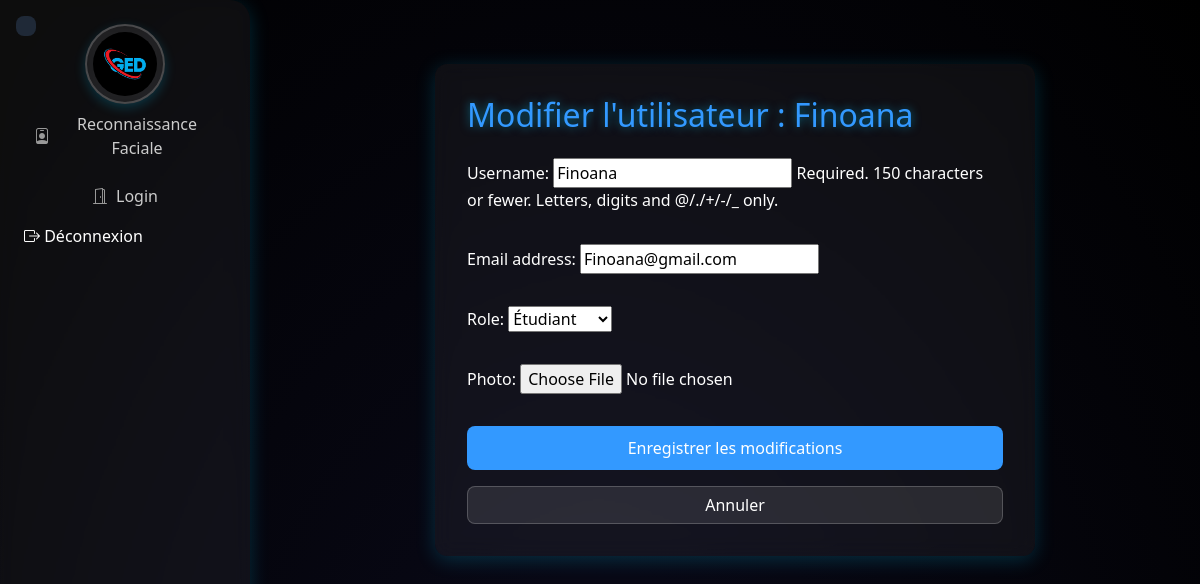
The page /ged/admin/edit_user/5/ (signed in) on the database its author committed.
### app/models.py (models this page shows, shortened)
class CustomUser(AbstractUser):
    ROLE_CHOICES = [
        ('admin', 'Administrateur'),
        ('prof', 'Professeur'),
        ('secretariat', 'Secrétariat'),
        ('etudiant', 'Étudiant'),
    ]
    role = models.CharField(max_length=20, choices=[('etudiant', 'Étudiant'), ('prof', 'Professeur')], default='etudiant')
    photo = models.ImageField(upload_to="photos_users/",blank=True, null=True)

### app/views.py (the view)
# urls.py: path('admin/edit_user/<int:user_id>/', views.edit_user, name='edit_user'),
@login_required
def edit_user(request, user_id):
    if request.user.role != 'admin':
        return HttpResponseForbidden("Accès interdit.")
    CustomUser = get_user_model()
    user = get_object_or_404(CustomUser, id=user_id)
    if request.method == 'POST':
        form = UserUpdateForm(request.POST, instance=user)
        if form.is_valid():
            form.save()
            return redirect('admin_dashboard')
    else:
        form = UserUpdateForm(instance=user)
    return render(request, 'app/edit_user.html', {
        'form': form,
        'user_to_edit': user
    })

### app/forms.py
class UserUpdateForm(forms.ModelForm):
    class Meta:
        model = CustomUser
        fields = ['username', 'email', 'role','photo']

### app/templates/app/edit_user.html (shortened to what this page needs)
{% extends 'app/base.html' %}
{% load static %}
{% block extra_css %}
<link rel="stylesheet" href="https://cdn.jsdelivr.net/npm/bootstrap-icons@1.10.5/font/bootstrap-icons.css">
<link href="https://cdn.jsdelivr.net/npm/bootstrap@5.3.0/dist/css/bootstrap.min.css" rel="stylesheet">
<link rel="stylesheet" href="{% static 'edit.css' %}">
{% endblock %}
{% block main_content %}
<div class="edit-container">
    <h2>Modifier l'utilisateur : {{ user_to_edit.username }}</h2>
    <form method="POST">
        {{ form.as_p }}
        <button type="submit" class="btn btn-primary">Enregistrer les modifications</button>
        <a href="{% url 'admin_dashboard' %}" class="btn btn-secondary">Annuler</a>
    </form>
</div>
{% endblock %}

### static/base.css (style rules this page uses)
:root { --pharma-blue: #3399ff; --bg-dark: #0a0a1a; --text-light: #ffffff; --transition-speed: 0.4s; }
body { margin: 0; font-family: 'Segoe UI', Tahoma, Geneva, Verdana, sans-serif; min-height: 100vh; background: radial-gradient(ellipse at bottom, var(--bg-dark) 0%, #000000 100%); color: var(--text-light); overflow-x: hidden; position: relative; padding-bottom: 2rem; }

### static/edit.css (style rules this page uses)
:root { --pharma-blue: #3399ff; --bg-dark: #0a0a1a; --text-light: #ffffff; --transition-speed: 0.4s; }
body { background: radial-gradient(ellipse at bottom, var(--bg-dark) 0%, #000000 100%); color: var(--text-light); font-family: 'Segoe UI', Tahoma, Geneva, Verdana, sans-serif; padding: 2rem; min-height: 100vh; position: relative; overflow-x: hidden; }
.edit-container { max-width: 600px; margin: auto; background: rgba(255, 255, 255, 0.05); backdrop-filter: blur(10px); border-radius: 12px; padding: 2rem; box-shadow: 0 4px 20px rgba(0, 204, 255, 0.2); transition: transform var(--transition-speed), box-shadow var(--transition-speed); }
.edit-container h2 { font-size: 2rem; color: var(--pharma-blue); margin-bottom: 1.5rem; text-shadow: 0 0 10px rgba(0, 204, 255, 0.5); }
form { display: flex; flex-direction: column; gap: 1rem; }
.btn-primary { background-color: var(--pharma-blue); border: none; border-radius: 8px; padding: 10px 20px; transition: background-color var(--transition-speed), transform var(--transition-speed); }
.btn-secondary { background-color: rgba(255, 255, 255, 0.1); border: 1px solid rgba(255, 255, 255, 0.2); border-radius: 8px; color: var(--text-light); transition: background-color var(--transition-speed), transform var(--transition-speed); }

### rows shown on the page
CustomUser: username "Finoana", email "Finoana@gmail.com", role "Étudiant"
